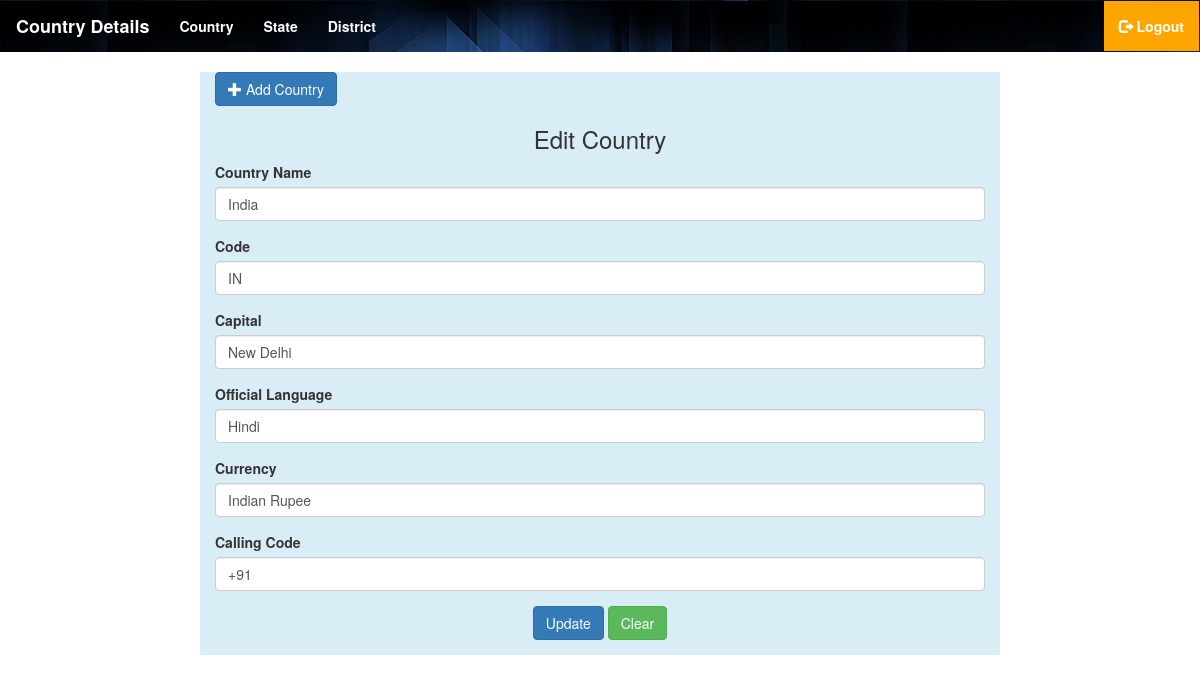
/editCountry.php?country_id=1 (signed in), run on the app's committed database.
### tables this page shows
CREATE TABLE `country` (
  `country_id` int(11) NOT NULL,
  `country_name` varchar(255) NOT NULL,
  `country_code` varchar(255) NOT NULL,
  `capital` varchar(255) NOT NULL,
  `official_language` varchar(255) NOT NULL,
  `currency` varchar(100) NOT NULL,
  `calling_code` varchar(100) NOT NULL
);

### editCountry.php (the view, shortened to what this page needs)
<?php
	include("header.php");
	include("session.php");
?>
<div class="row">
<div class="col-sm-2"></div>
<div class="col-sm-8 bg-info">
	<button type="button" class="btn btn-primary btn-md" data-toggle="modal" data-target="#country"><span class="glyphicon glyphicon-plus" ></span>&nbsp;Add Country</button>
	<form action="updateCountry.php" method="post" id="updateCountry">
		<h3 class="text-center">Edit Country</h3>
		<?php
			$id=$_GET['country_id'];
			 $sql="select * from country where country_id='$id'";
			$res=mysqli_query($conn,$sql);
			$row=mysqli_fetch_object($res);
		?>
		<div class="form-group">
			<label>Country Name</label>
			<input type="text" name="cname" id="cname" value="<?php echo $row->country_name;?>" class="form-control">
		</div>
		<div class="form-group">
						<label>Code</label>
						<input type="text" name="code" id="code" class="form-control" value="<?php echo $row->country_code; ?>">
					</div>
		<div class="form-group">
						<label>Capital</label>
						<input type="text" name="capital" id="capital" class="form-control" value="<?php echo $row->capital; ?>">
					</div>
					<div class="form-group">
						<label>Official Language</label>
						<input type="text" name="lang" id="lang" class="form-control" value="<?php echo $row->official_language; ?>">
					</div>
					<div class="form-group">
						<label>Currency</label>
						<input type="text" class="form-control" id="currency" name="currency" value="<?php echo $row->currency; ?>">
					</div>
					<div class="form-group">
						<label>Calling Code</label>
						<input type="text" name="call" id="call" class="form-control" value="<?php echo $row->calling_code; ?>">
					</div>
		<div class="form-group text-center">
			<button type="submit" class="btn btn-primary">Update</button>
			<button type="reset" class="btn btn-success">Clear</button>
		</div>
	</form>
</div>
<div class="col-sm-2"></div>
</div>
<?php
include ("footer.php");
?>

### data on the page
country: cname "India", code "IN", capital "New Delhi", lang "Hindi", currency "Indian Rupee", call "+91"
